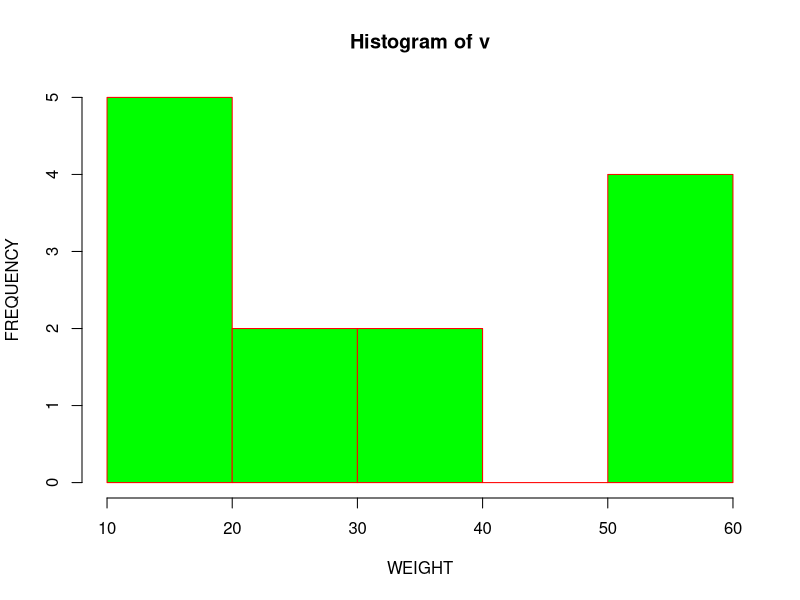
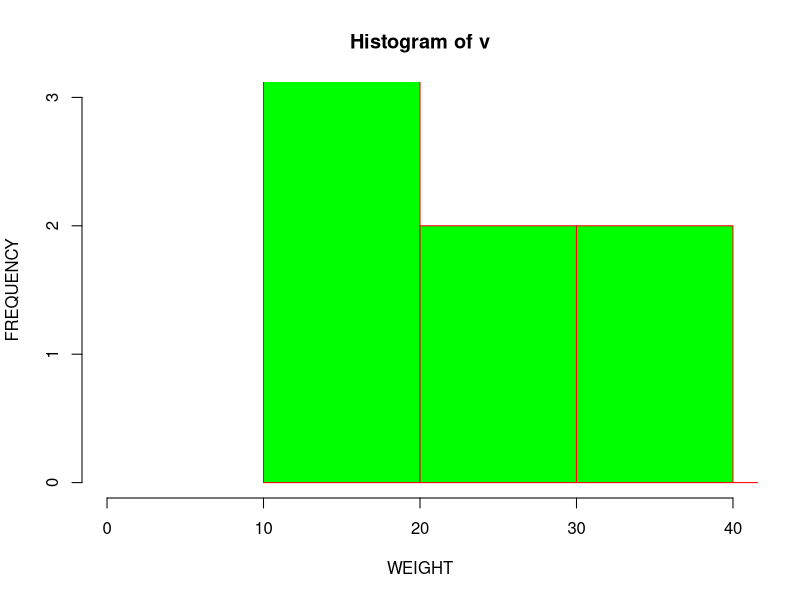
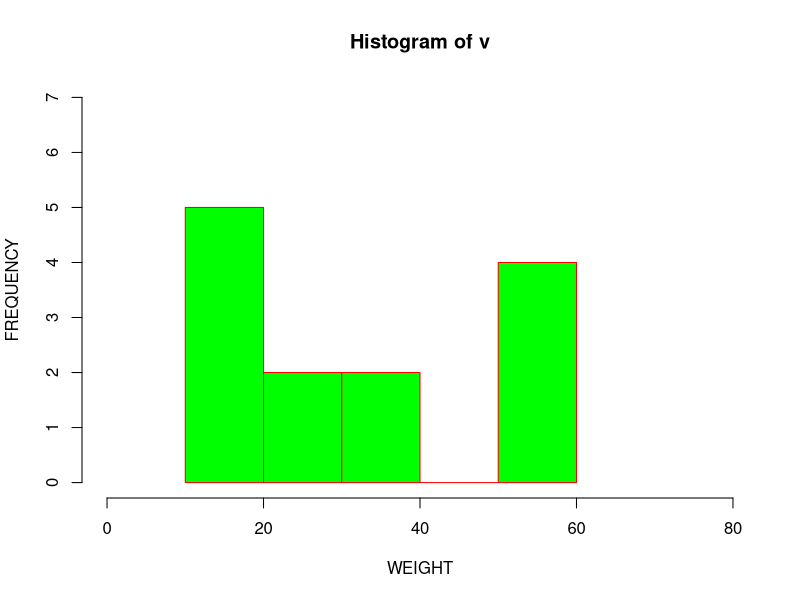

Recreate these plots in R, in order. (Note: this script raises an error after producing the figures.)
#  a histogram is a graphical representation of data where data is grouped into continuous number ranges
# and each range corresponds to a vertical bar.
# No space between consecutive bars( bar chart me space hota tha), in hist plot all bars should be attached to each other
# The x axis should represent continuous data in terms of numbers

# hist(v, main, xlab, ylab, xlim, ylim, breaks, col, border)
# v= vector
# main= title of the chart
# xlab= used to describe x axis
# ylab= used to descroibe the y axis
# xlim= x ki range
# ylim= y axis pr range
# breaks= used to mention the width of each bar, eg 5,60,21 etc. break jitna more, width of histogram utni km, data will become more and more accurate and higher lever distinguishment.

#(1)
v<- c(12,24,16,38,21,13,55,17,39,10,60,59,58)
hist(v, xlab="WEIGHT",ylab="FREQUENCY", col="green",border= "red")

#(2)
v<- c(12,24,16,38,21,13,55,17,39,10,60,59,58)
hist(v, xlab="WEIGHT",ylab="FREQUENCY", col="green",border= "red" , xlim=c(0,40), ylim=c(0,3), breaks=5)
hist(v, xlab="WEIGHT",ylab="FREQUENCY", col="green",border= "red" , xlim=c(0,80), ylim=c(0,7), breaks=5)
s